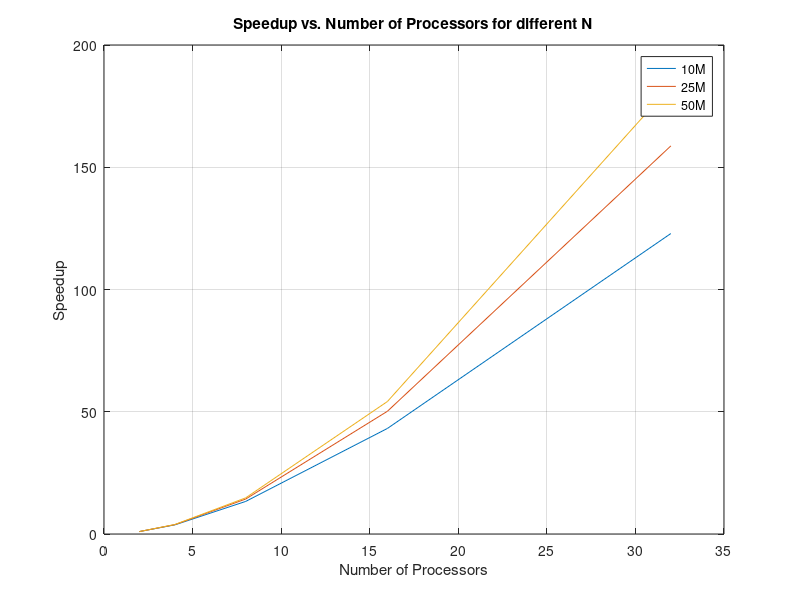
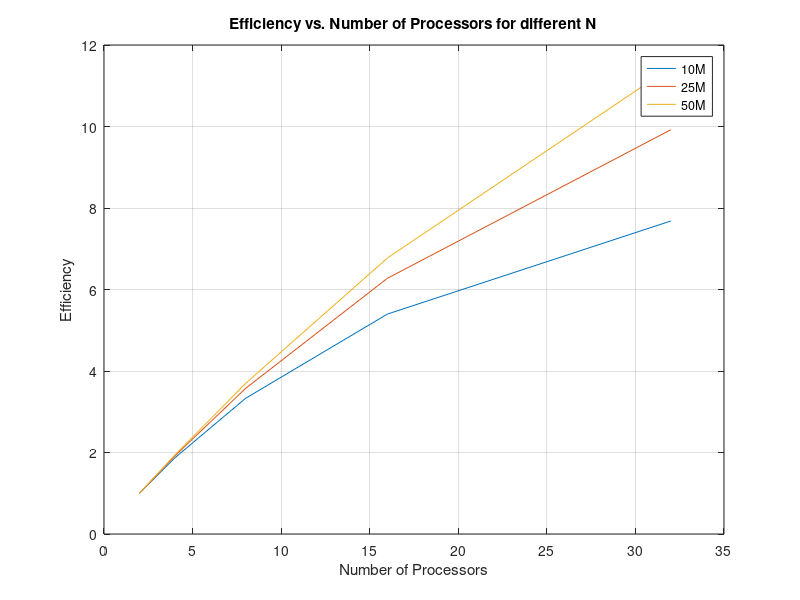

Write MATLAB code to recreate these figures, in order.

format longG;

matOrg=[
    
%ID,N,p,np,initTime,CompTime,TotTime,MaxPrime,PrimeCount
3,50000000,7071,16,0.310556,844.459,844.769,49999991,3001134
3,50000000,7071,4,1.24178,11799.1,11800.3,49999991,3001134
3,50000000,7071,2,2.48339,45776.1,45778.5,49999991,3001134
3,50000000,7071,32,0.155345,249.63,249.785,49999991,3001134
3,50000000,7071,8,0.620969,3094.19,3094.81,49999991,3001134

3,10000000,3162,16,0.0625904,43.5269,43.5895,9999991,664579
3,10000000,3162,4,0.249993,503.137,503.387,9999991,664579
3,10000000,3162,2,0.499841,1881.6,1882.1,9999991,664579
3,10000000,3162,32,0.0313439,15.2829,15.3143,9999991,664579
3,10000000,3162,8,0.125063,141.094,141.219,9999991,664579

3,25000000,5000,2,1.24178,11531.1,11532.3,24999983,1565927
3,25000000,5000,32,0.0777314,72.5748,72.6525,24999983,1565927
3,25000000,5000,8,0.310556,805.814,806.124,24999983,1565927
3,25000000,5000,16,0.155344,229.563,229.718,24999983,1565927
3,25000000,5000,4,0.620968,3008.16,3008.78,24999983,1565927

3,100000000,10000,16,0.620969,3194.66,3195.28,99999989,5761455
3,100000000,10000,4,2.4834,46636.7,46639.2,99999989,5761455
3,100000000,10000,32,0.310556,895.898,896.209,99999989,5761455
3,100000000,10000,8,1.24178,12055.7,12057,99999989,5761455

3,100000000,10000,2,1.24178,12055.7,12057,99999989,5761455 %FAKE

3,250000000,15811,16,1.54459,19119.3,19120.9,249999991,13679318
3,250000000,15811,32,0.772377,5111.31,5112.09,249999991,13679318
3,250000000,15811,8,3.089,73821.6,73824.7,249999991,13679318

3,250000000,15811,4,3.089,73821.6,73824.7,249999991,13679318 % FAKE
3,250000000,15811,2,3.089,73821.6,73824.7,249999991,13679318 % FAKE
];


mat=sortrows(matOrg,4)

[r,c]=size(mat);

% plotCompareMethods(mat);
xcolumn=2;
ycolumn=7;

npcount=8;
%x=[2 4 8 16 32];
x=[8 16 32];

series=0;
speedup=zeros(3,5);
efficiency=zeros(3,5);
temp=0;
%{
% for each series
t1 = [8 8 8 8 8];
for i = [10000000 25000000 50000000 100000000 250000000]
    series=series+1;
    k=1;
    for j=1:r
        if mat(j,xcolumn)==i 
             if k==3
                temp = mat(j,ycolumn); 
             end
             if (k > 2) 
                speedup(k-2,series)=temp/mat(j,ycolumn);
                efficiency(k-2,series)=speedup(k-2,series)*t1(series)/mat(j,4);
             end
             k=k+1;
        end
    end

end
%}

x=[2 4 8 16 32];
t1 = [2 2 2 2 2];
for i = [10000000 25000000 50000000] % 100000000 250000000]
    series=series+1;
    k=1;
    for j=1:r
        if mat(j,xcolumn)==i 
             if k==1
                temp = mat(j,ycolumn); 
             end
                speedup(k,series)=temp/mat(j,ycolumn);
                efficiency(k,series)=speedup(k,series)*t1(series)/mat(j,4);

             k=k+1;
        end
    end

end

%{ %}

    
% speedup
figure (7);
plot(x,speedup(:,1),x,speedup(:,2),x,speedup(:,3));%,x,speedup(:,4),x,speedup(:,5));
legend('10M', '25M', '50M', '100M', '250M');
title('Speedup vs. Number of Processors for different N');
xlabel('Number of Processors');
ylabel('Speedup');
grid on;

% efficiency
figure (8);
plot(x,efficiency(:,1),x,efficiency(:,2),x,efficiency(:,3));%,x,efficiency(:,4),x,efficiency(:,5));
legend('10M', '25M', '50M', '100M', '250M');
title('Efficiency vs. Number of Processors for different N');
xlabel('Number of Processors');
ylabel('Efficiency');
grid on;
